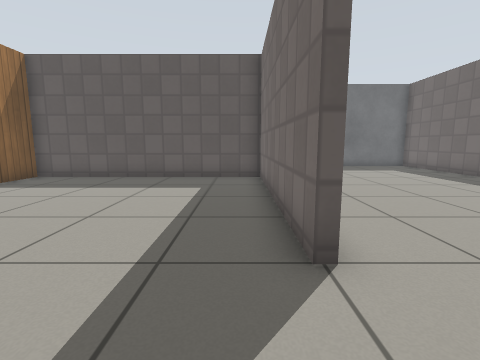
[1] (above)

23 first-person views from a walk through a world built for the Gazebo simulator. The camera is 0.72 m above the floor, tilts 8° down and sees 85° across. The floor is counted in squares, 0.5 m on a side. Each view is taken from the middle of a square. On the plan, view 1 faces up. The plan holds only what a view shows up to about 13 squares ahead; the rest is blank. Simple patterns stand in for the simulator's built-in surfaces.

[2]
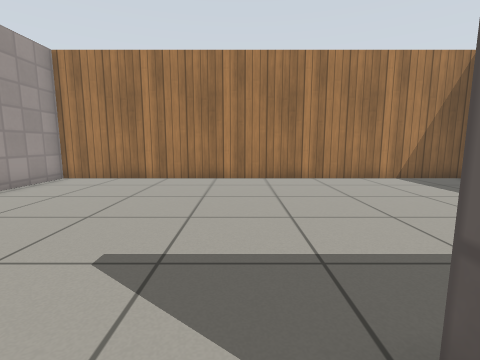

[3]
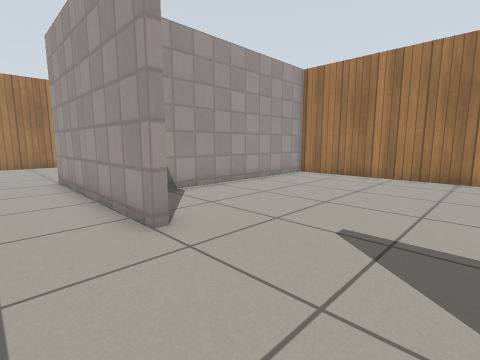

[4]
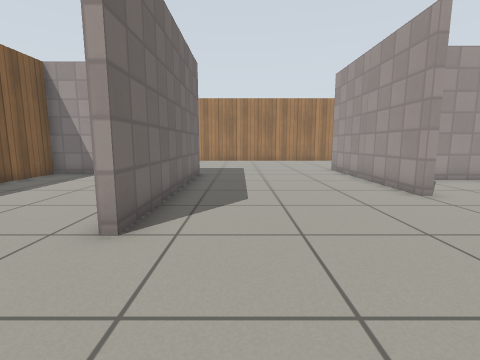

[5]
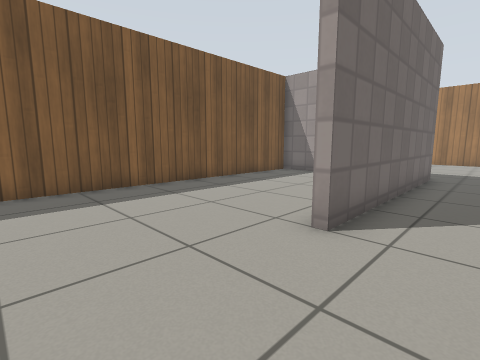

[6]
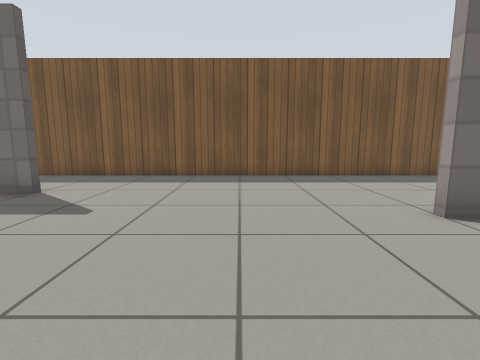

[7]
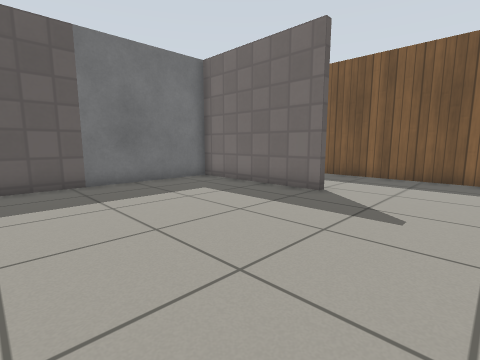

[8]
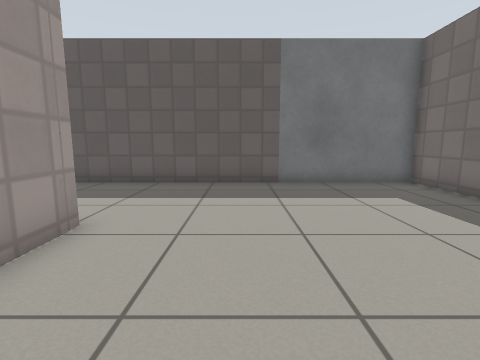

[9]
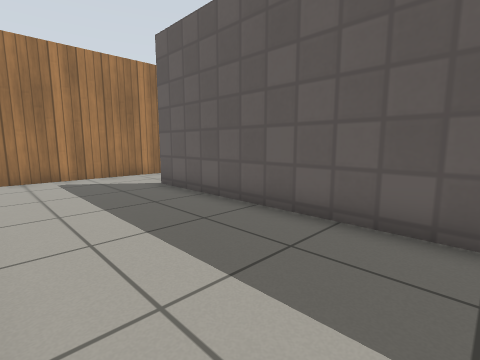

[10]
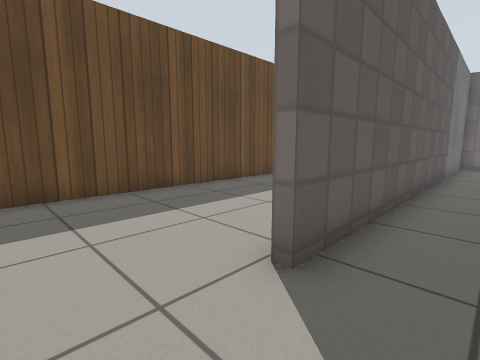

[11]
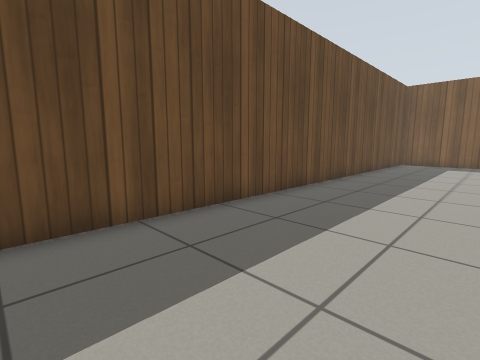

[12]
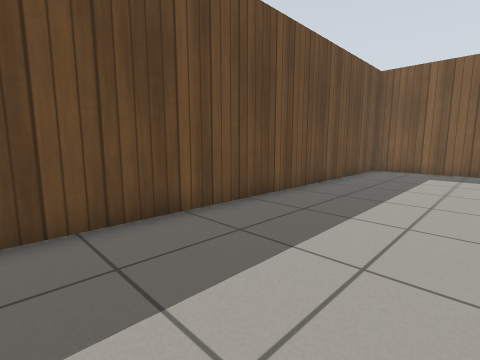

[13]
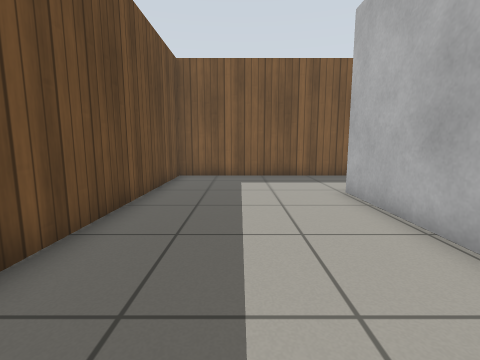

[14]
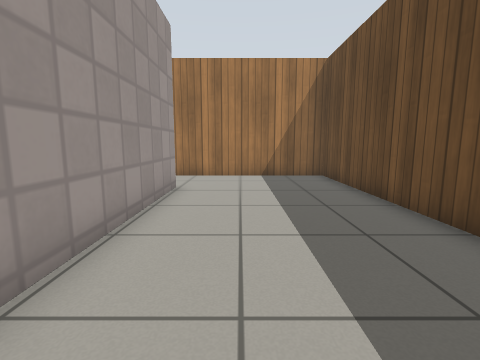

[15]
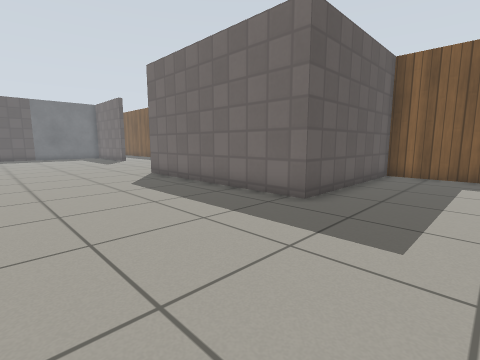

[16]
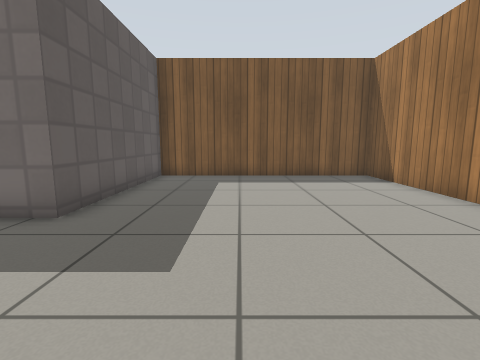

[17]
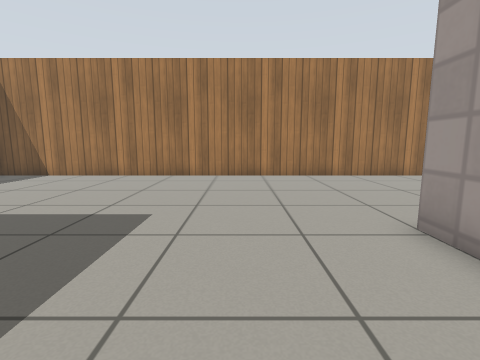

[18]
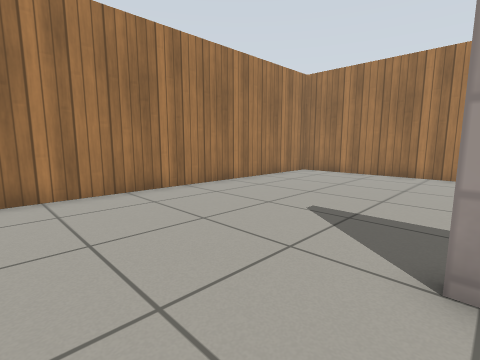

[19]
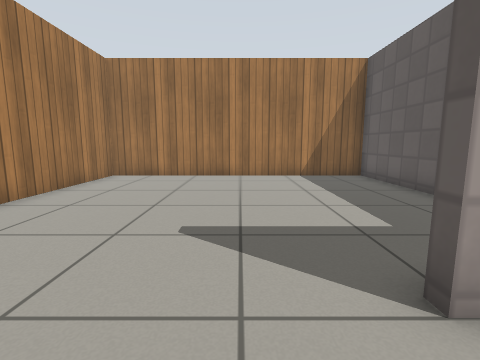

[20]
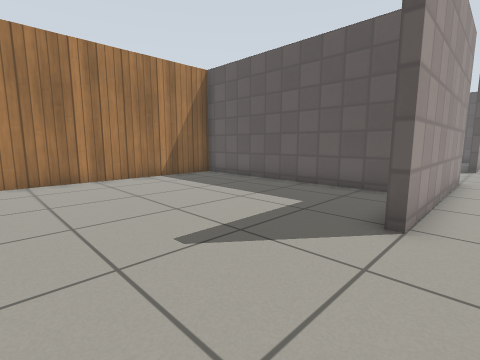

[21]
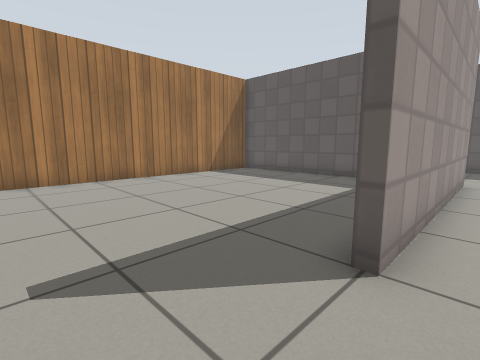

[22]
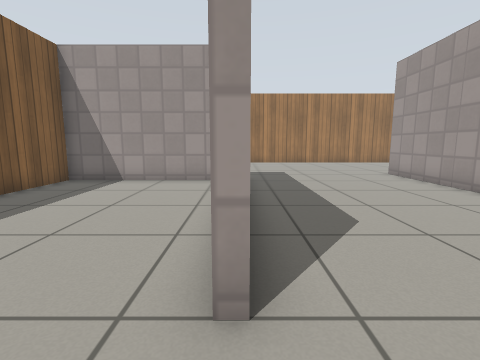

[23]
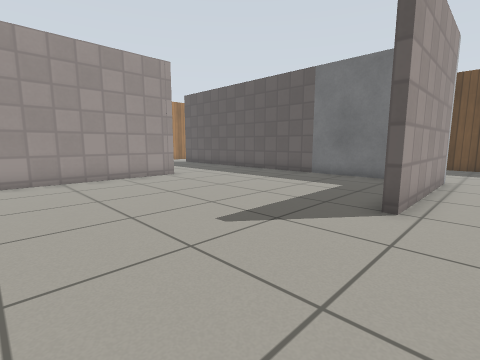

### Floor plan
Points are (right, up) in squares from view 1. A wall is a line through its corners. A room is listed if a view was taken in it or the views show most of it. See-through windows are left out.
Room 1 (view 1)
walls: (1.2, 3) (0.9, 3) (0.9, 11.2) (-8.7, 11.2) (-8.7, -5.3) (-1, -5.3); (0.6, -2.1) (1, -2.1)
ways out: opening at (1, 0) to room 2
Room 2 (views 2, 3, 4, 5, 6, 7, 8, 9, 10, 11, 12, 13, 14, 15, 16, 17, 18, 19, 20, 21, 22, 23)
walls: (1, -2.1) (1, -9.3) (0.6, -9.3); (1.2, 11.5) (1.2, 3); (10.3, 10.8) (10.3, 16.6) (-5.6, 16.6) (-5.6, 16.9) (0.9, 16.9); (-0.2, -5.6) (-8.7, -5.6) (-8.7, -16.7) (14.7, -16.7) (14.7, -7.5) (7.9, -7.5) (7.9, 1.1); (9.1, -7.2) (14.7, -7.2) (14.7, 22.7) (-8.7, 22.7) (-8.7, 12.4); (6.2, 16.9) (10.6, 16.9) (10.6, 10.9)
ways out: opening at (1, 0) to room 1

Positions as (right, up) in squares from view 1, and headings:
1: (0, 0), facing up
2: (2, 2), facing left
3: (3, 2), facing down-left
4: (6, 5), facing down
5: (6, 5), facing down-right
6: (3, 5), facing right
7: (3, 7), facing up-right
8: (4, 7), facing up
9: (3, 12), facing up-left
10: (-8, 15), facing up-right
11: (-5, 18), facing up-right
12: (0, 18), facing up-right
13: (3, 20), facing right
14: (3, 19), facing left
15: (2, -11), facing up-right
16: (3, -11), facing right
17: (4, -5), facing down
18: (4, -9), facing down-left
19: (3, -11), facing left
20: (2, -14), facing up-left
21: (2, 0), facing up-left
22: (8, 3), facing down
23: (12, 5), facing up-left
